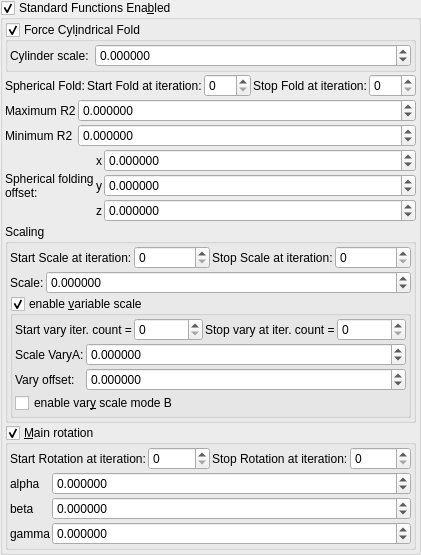
    <widget class="MyGroupBox" name="groupCheck_transf_function_enabledAy">
     <property name="title">
      <string>Standard Functions Ena&amp;bled</string>
     </property>
     <property name="checkable">
      <bool>true</bool>
     </property>
     <layout class="QVBoxLayout" name="verticalLayout_12" stretch="0,0,0,0,0,0">
      <property name="spacing">
       <number>2</number>
      </property>
      <property name="leftMargin">
       <number>2</number>
      </property>
      <property name="topMargin">
       <number>2</number>
      </property>
      <property name="rightMargin">
       <number>2</number>
      </property>
      <property name="bottomMargin">
       <number>2</number>
      </property>
      <item>
       <widget class="MyGroupBox" name="groupCheck_transf_function_enabled_false">
        <property name="font">
         <font>
          <weight>50</weight>
          <bold>false</bold>
         </font>
        </property>
        <property name="title">
         <string>Force Cyl&amp;indrical Fold</string>
        </property>
        <property name="checkable">
         <bool>true</bool>
        </property>
        <layout class="QVBoxLayout" name="verticalLayout_10">
         <property name="leftMargin">
          <number>2</number>
         </property>
         <property name="topMargin">
          <number>2</number>
         </property>
         <property name="rightMargin">
          <number>2</number>
         </property>
         <property name="bottomMargin">
          <number>2</number>
         </property>
         <item>
          <layout class="QGridLayout" name="gridLayout_22" columnstretch="0,1">
           <item row="1" column="1">
            <widget class="MyDoubleSpinBox" name="spinbox_transf_scaleB_1">
             <property name="sizePolicy">
              <sizepolicy hsizetype="Minimum" vsizetype="Maximum">
               <horstretch>0</horstretch>
               <verstretch>0</verstretch>
              </sizepolicy>
             </property>
             <property name="prefix">
              <string/>
             </property>
             <property name="decimals">
              <number>6</number>
             </property>
             <property name="minimum">
              <double>-99.989999999999995</double>
             </property>
             <property name="singleStep">
              <double>0.100000000000000</double>
             </property>
            </widget>
           </item>
           <item row="1" column="0">
            <widget class="QLabel" name="label_20">
             <property name="text">
              <string>Cylinder scale:</string>
             </property>
            </widget>
           </item>
          </layout>
         </item>
        </layout>
       </widget>
      </item>
      <item>
       <layout class="QGridLayout" name="gridLayout_14" columnstretch="0,0,1,0,1">
        <item row="2" column="1">
         <widget class="QLabel" name="label_67">
          <property name="text">
           <string>Start Fold at iteration:</string>
          </property>
         </widget>
        </item>
        <item row="2" column="3">
         <widget class="QLabel" name="label_49">
          <property name="text">
           <string>Stop Fold at iteration:</string>
          </property>
         </widget>
        </item>
        <item row="2" column="0">
         <widget class="QLabel" name="label_21">
          <property name="text">
           <string>Spherical Fold:</string>
          </property>
         </widget>
        </item>
        <item row="2" column="2">
         <widget class="MySpinBox" name="spinboxInt_transf_start_iterations_M">
          <property name="sizePolicy">
           <sizepolicy hsizetype="Minimum" vsizetype="Maximum">
            <horstretch>0</horstretch>
            <verstretch>0</verstretch>
           </sizepolicy>
          </property>
          <property name="maximum">
           <number>999</number>
          </property>
         </widget>
        </item>
        <item row="2" column="4">
         <widget class="MySpinBox" name="spinboxInt_transf_stop_iterations_M">
          <property name="sizePolicy">
           <sizepolicy hsizetype="Minimum" vsizetype="Maximum">
            <horstretch>0</horstretch>
            <verstretch>0</verstretch>
           </sizepolicy>
          </property>
          <property name="maximum">
           <number>999</number>
          </property>
         </widget>
        </item>
       </layout>
      </item>
      <item>
       <layout class="QGridLayout" name="gridLayout_2" columnstretch="0,1" columnminimumwidth="0,0">
        <item row="1" column="1">
         <widget class="MyDoubleSpinBox" name="spinbox_transf_minR2_p25">
          <property name="sizePolicy">
           <sizepolicy hsizetype="Minimum" vsizetype="Maximum">
            <horstretch>0</horstretch>
            <verstretch>0</verstretch>
           </sizepolicy>
          </property>
          <property name="prefix">
           <string/>
          </property>
          <property name="decimals">
           <number>6</number>
          </property>
          <property name="minimum">
           <double>-99.989999999999995</double>
          </property>
          <property name="singleStep">
           <double>0.100000000000000</double>
          </property>
         </widget>
        </item>
        <item row="0" column="0">
         <widget class="QLabel" name="label_16">
          <property name="text">
           <string>Maximum R2</string>
          </property>
         </widget>
        </item>
        <item row="1" column="0">
         <widget class="QLabel" name="label_47">
          <property name="text">
           <string>Minimum R2</string>
          </property>
         </widget>
        </item>
        <item row="0" column="1">
         <widget class="MyDoubleSpinBox" name="spinbox_transf_maxR2_1">
          <property name="sizePolicy">
           <sizepolicy hsizetype="Minimum" vsizetype="Maximum">
            <horstretch>0</horstretch>
            <verstretch>0</verstretch>
           </sizepolicy>
          </property>
          <property name="prefix">
           <string/>
          </property>
          <property name="decimals">
           <number>6</number>
          </property>
          <property name="minimum">
           <double>-99.989999999999995</double>
          </property>
          <property name="singleStep">
           <double>0.100000000000000</double>
          </property>
         </widget>
        </item>
       </layout>
      </item>
      <item>
       <layout class="QGridLayout" name="gridLayout_15" columnstretch="0,0,1">
        <property name="spacing">
         <number>2</number>
        </property>
        <item row="3" column="2">
         <widget class="MyDoubleSpinBox" name="spinbox3_mandelbox_offset_x">
          <property name="sizePolicy">
           <sizepolicy hsizetype="Minimum" vsizetype="Maximum">
            <horstretch>0</horstretch>
            <verstretch>0</verstretch>
           </sizepolicy>
          </property>
          <property name="prefix">
           <string/>
          </property>
          <property name="suffix">
           <string/>
          </property>
          <property name="decimals">
           <number>6</number>
          </property>
          <property name="minimum">
           <double>-99.989999999999995</double>
          </property>
          <property name="maximum">
           <double>99.989999999999995</double>
          </property>
          <property name="singleStep">
           <double>0.100000000000000</double>
          </property>
         </widget>
        </item>
        <item row="3" column="0" rowspan="3">
         <widget class="QLabel" name="label_15">
          <property name="text">
           <string>Spherical folding
offset:</string>
          </property>
         </widget>
        </item>
        <item row="4" column="1">
         <widget class="QLabel" name="label_116">
          <property name="sizePolicy">
           <sizepolicy hsizetype="Preferred" vsizetype="Preferred">
            <horstretch>0</horstretch>
            <verstretch>0</verstretch>
           </sizepolicy>
          </property>
          <property name="text">
           <string notr="true">y</string>
          </property>
          <property name="alignment">
           <set>Qt::AlignRight|Qt::AlignTrailing|Qt::AlignVCenter</set>
          </property>
         </widget>
        </item>
        <item row="5" column="1">
         <widget class="QLabel" name="label_117">
          <property name="sizePolicy">
           <sizepolicy hsizetype="Preferred" vsizetype="Preferred">
            <horstretch>0</horstretch>
            <verstretch>0</verstretch>
           </sizepolicy>
          </property>
          <property name="text">
           <string notr="true">z</string>
          </property>
          <property name="alignment">
           <set>Qt::AlignRight|Qt::AlignTrailing|Qt::AlignVCenter</set>
          </property>
         </widget>
        </item>
        <item row="3" column="1">
         <widget class="QLabel" name="label_115">
          <property name="sizePolicy">
           <sizepolicy hsizetype="Preferred" vsizetype="Preferred">
            <horstretch>0</horstretch>
            <verstretch>0</verstretch>
           </sizepolicy>
          </property>
          <property name="text">
           <string notr="true">x</string>
          </property>
          <property name="alignment">
           <set>Qt::AlignRight|Qt::AlignTrailing|Qt::AlignVCenter</set>
          </property>
         </widget>
        </item>
        <item row="4" column="2">
         <widget class="MyDoubleSpinBox" name="spinbox3_mandelbox_offset_y">
          <property name="sizePolicy">
           <sizepolicy hsizetype="Minimum" vsizetype="Maximum">
            <horstretch>0</horstretch>
            <verstretch>0</verstretch>
           </sizepolicy>
          </property>
          <property name="prefix">
           <string/>
          </property>
          <property name="suffix">
           <string/>
          </property>
          <property name="decimals">
           <number>6</number>
          </property>
          <property name="minimum">
           <double>-99.989999999999995</double>
          </property>
          <property name="maximum">
           <double>99.989999999999995</double>
          </property>
          <property name="singleStep">
           <double>0.100000000000000</double>
          </property>
         </widget>
        </item>
        <item row="5" column="2">
         <widget class="MyDoubleSpinBox" name="spinbox3_mandelbox_offset_z">
          <property name="sizePolicy">
           <sizepolicy hsizetype="Minimum" vsizetype="Maximum">
            <horstretch>0</horstretch>
            <verstretch>0</verstretch>
           </sizepolicy>
          </property>
          <property name="prefix">
           <string/>
          </property>
          <property name="suffix">
           <string/>
          </property>
          <property name="decimals">
           <number>6</number>
          </property>
          <property name="minimum">
           <double>-99.989999999999995</double>
          </property>
          <property name="maximum">
           <double>99.989999999999995</double>
          </property>
          <property name="singleStep">
           <double>0.100000000000000</double>
          </property>
         </widget>
        </item>
       </layout>
      </item>
      <item>
       <widget class="QGroupBox" name="groupBox_3">
        <property name="title">
         <string>Scaling</string>
        </property>
        <layout class="QVBoxLayout" name="verticalLayout_13" stretch="0,0,0">
         <property name="spacing">
          <number>2</number>
         </property>
         <property name="leftMargin">
          <number>2</number>
         </property>
         <property name="topMargin">
          <number>2</number>
         </property>
         <property name="rightMargin">
          <number>2</number>
         </property>
         <property name="bottomMargin">
          <number>2</number>
         </property>
         <item>
          <layout class="QGridLayout" name="gridLayout_13" columnstretch="0,1,0,1">
           <item row="1" column="2">
            <widget class="QLabel" name="label_48">
             <property name="text">
              <string>Stop Scale at iteration:</string>
             </property>
            </widget>
           </item>
           <item row="1" column="0">
            <widget class="QLabel" name="label_66">
             <property name="text">
              <string>Start Scale at iteration:</string>
             </property>
            </widget>
           </item>
           <item row="1" column="1">
            <widget class="MySpinBox" name="spinboxInt_transf_start_iterations_S">
             <property name="sizePolicy">
              <sizepolicy hsizetype="Minimum" vsizetype="Maximum">
               <horstretch>0</horstretch>
               <verstretch>0</verstretch>
              </sizepolicy>
             </property>
             <property name="maximum">
              <number>999</number>
             </property>
            </widget>
           </item>
           <item row="1" column="3">
            <widget class="MySpinBox" name="spinboxInt_transf_stop_iterations_S">
             <property name="sizePolicy">
              <sizepolicy hsizetype="Minimum" vsizetype="Maximum">
               <horstretch>0</horstretch>
               <verstretch>0</verstretch>
              </sizepolicy>
             </property>
             <property name="maximum">
              <number>999</number>
             </property>
            </widget>
           </item>
          </layout>
         </item>
         <item>
          <layout class="QGridLayout" name="gridLayout_17" columnstretch="0,1">
           <property name="spacing">
            <number>2</number>
           </property>
           <item row="1" column="0">
            <widget class="QLabel" name="label_8">
             <property name="text">
              <string>Scale:</string>
             </property>
            </widget>
           </item>
           <item row="1" column="1">
            <widget class="MyDoubleSpinBox" name="spinbox_mandelbox_scale">
             <property name="sizePolicy">
              <sizepolicy hsizetype="Minimum" vsizetype="Maximum">
               <horstretch>0</horstretch>
               <verstretch>0</verstretch>
              </sizepolicy>
             </property>
             <property name="prefix">
              <string/>
             </property>
             <property name="suffix">
              <string/>
             </property>
             <property name="decimals">
              <number>6</number>
             </property>
             <property name="minimum">
              <double>-99.998999999999995</double>
             </property>
             <property name="maximum">
              <double>99.998999999999995</double>
             </property>
             <property name="singleStep">
              <double>0.100000000000000</double>
             </property>
            </widget>
           </item>
          </layout>
         </item>
         <item>
          <widget class="MyGroupBox" name="groupCheck_transf_function_enabledF_false">
           <property name="title">
            <string>enable &amp;variable scale</string>
           </property>
           <property name="checkable">
            <bool>true</bool>
           </property>
           <layout class="QVBoxLayout" name="verticalLayout_15" stretch="0,0">
            <property name="spacing">
             <number>2</number>
            </property>
            <property name="leftMargin">
             <number>2</number>
            </property>
            <property name="topMargin">
             <number>2</number>
            </property>
            <property name="rightMargin">
             <number>2</number>
            </property>
            <property name="bottomMargin">
             <number>2</number>
            </property>
            <item>
             <layout class="QHBoxLayout" name="horizontalLayout" stretch="0,1,0,1">
              <property name="topMargin">
               <number>0</number>
              </property>
              <item>
               <widget class="QLabel" name="label_74">
                <property name="text">
                 <string>Start vary iter. count =</string>
                </property>
                <property name="wordWrap">
                 <bool>true</bool>
                </property>
               </widget>
              </item>
              <item>
               <widget class="MySpinBox" name="spinboxInt_transf_start_iterations_Y">
                <property name="sizePolicy">
                 <sizepolicy hsizetype="Minimum" vsizetype="Maximum">
                  <horstretch>0</horstretch>
                  <verstretch>0</verstretch>
                 </sizepolicy>
                </property>
                <property name="minimum">
                 <number>0</number>
                </property>
                <property name="maximum">
                 <number>999</number>
                </property>
                <property name="value">
                 <number>0</number>
                </property>
               </widget>
              </item>
              <item>
               <widget class="QLabel" name="label_59">
                <property name="text">
                 <string>Stop vary at iter. count =</string>
                </property>
                <property name="wordWrap">
                 <bool>true</bool>
                </property>
               </widget>
              </item>
              <item>
               <widget class="MySpinBox" name="spinboxInt_transf_stop_iterations_Y">
                <property name="sizePolicy">
                 <sizepolicy hsizetype="Preferred" vsizetype="Maximum">
                  <horstretch>0</horstretch>
                  <verstretch>0</verstretch>
                 </sizepolicy>
                </property>
                <property name="maximum">
                 <number>999</number>
                </property>
               </widget>
              </item>
             </layout>
            </item>
            <item>
             <layout class="QGridLayout" name="gridLayout_31" columnstretch="0,1">
              <property name="spacing">
               <number>2</number>
              </property>
              <item row="3" column="0" colspan="2">
               <widget class="QCheckBox" name="checkBox_transf_function_enabledM_false">
                <property name="text">
                 <string>enable var&amp;y scale mode B</string>
                </property>
               </widget>
              </item>
              <item row="1" column="1">
               <widget class="MyDoubleSpinBox" name="spinbox_transf_scale_vary_0">
                <property name="sizePolicy">
                 <sizepolicy hsizetype="Minimum" vsizetype="Maximum">
                  <horstretch>0</horstretch>
                  <verstretch>0</verstretch>
                 </sizepolicy>
                </property>
                <property name="prefix">
                 <string/>
                </property>
                <property name="suffix">
                 <string/>
                </property>
                <property name="decimals">
                 <number>6</number>
                </property>
                <property name="minimum">
                 <double>-100000.000000000000000</double>
                </property>
                <property name="maximum">
                 <double>100000.000000000000000</double>
                </property>
                <property name="singleStep">
                 <double>0.100000000000000</double>
                </property>
               </widget>
              </item>
              <item row="2" column="0">
               <widget class="QLabel" name="label_150">
                <property name="text">
                 <string>Vary offset:</string>
                </property>
               </widget>
              </item>
              <item row="2" column="1">
               <widget class="MyDoubleSpinBox" name="spinbox_transf_scaleC_1">
                <property name="sizePolicy">
                 <sizepolicy hsizetype="Minimum" vsizetype="Maximum">
                  <horstretch>0</horstretch>
                  <verstretch>0</verstretch>
                 </sizepolicy>
                </property>
                <property name="prefix">
                 <string/>
                </property>
                <property name="suffix">
                 <string/>
                </property>
                <property name="decimals">
                 <number>6</number>
                </property>
                <property name="minimum">
                 <double>-100000.000000000000000</double>
                </property>
                <property name="maximum">
                 <double>100000.000000000000000</double>
                </property>
                <property name="singleStep">
                 <double>0.100000000000000</double>
                </property>
               </widget>
              </item>
              <item row="1" column="0">
               <widget class="QLabel" name="label_145">
                <property name="text">
                 <string>Scale VaryA:</string>
                </property>
               </widget>
              </item>
             </layout>
            </item>
           </layout>
          </widget>
         </item>
        </layout>
       </widget>
      </item>
      <item>
       <widget class="MyGroupBox" name="groupCheck_mandelbox_main_rotation_enabled">
        <property name="title">
         <string>&amp;Main rotation</string>
        </property>
        <property name="checkable">
         <bool>true</bool>
        </property>
        <layout class="QVBoxLayout" name="verticalLayout_3" stretch="0,0">
         <property name="spacing">
          <number>2</number>
         </property>
         <property name="leftMargin">
          <number>2</number>
         </property>
         <property name="topMargin">
          <number>2</number>
         </property>
         <property name="rightMargin">
          <number>2</number>
         </property>
         <property name="bottomMargin">
          <number>2</number>
         </property>
         <item>
          <layout class="QGridLayout" name="gridLayout" columnstretch="0,0,0,0,0">
           <item row="0" column="1">
            <widget class="MySpinBox" name="spinboxInt_transf_start_iterations_R">
             <property name="sizePolicy">
              <sizepolicy hsizetype="Minimum" vsizetype="Maximum">
               <horstretch>0</horstretch>
               <verstretch>0</verstretch>
              </sizepolicy>
             </property>
             <property name="maximum">
              <number>999</number>
             </property>
            </widget>
           </item>
           <item row="0" column="2">
            <widget class="QLabel" name="label_248">
             <property name="text">
              <string>Stop Rotation at iteration:</string>
             </property>
            </widget>
           </item>
           <item row="0" column="4">
            <widget class="MySpinBox" name="spinboxInt_transf_stop_iterations_R">
             <property name="sizePolicy">
              <sizepolicy hsizetype="Minimum" vsizetype="Maximum">
               <horstretch>0</horstretch>
               <verstretch>0</verstretch>
              </sizepolicy>
             </property>
             <property name="maximum">
              <number>999</number>
             </property>
            </widget>
           </item>
           <item row="0" column="0">
            <widget class="QLabel" name="label_249">
             <property name="text">
              <string>Start Rotation at iteration:</string>
             </property>
            </widget>
           </item>
          </layout>
         </item>
         <item>
          <layout class="QGridLayout" name="gridLayout_21" columnstretch="0,1">
           <property name="spacing">
            <number>2</number>
           </property>
           <item row="1" column="0">
            <widget class="QLabel" name="label_43">
             <property name="text">
              <string notr="true">alpha</string>
             </property>
            </widget>
           </item>
           <item row="2" column="0">
            <widget class="QLabel" name="label_44">
             <property name="text">
              <string notr="true">beta</string>
             </property>
            </widget>
           </item>
           <item row="3" column="0">
            <widget class="QLabel" name="label_45">
             <property name="text">
              <string notr="true">gamma</string>
             </property>
            </widget>
           </item>
           <item row="1" column="1">
            <widget class="MyDoubleSpinBox" name="spinboxd3_mandelbox_rotation_main_x">
             <property name="sizePolicy">
              <sizepolicy hsizetype="Minimum" vsizetype="Maximum">
               <horstretch>0</horstretch>
               <verstretch>0</verstretch>
              </sizepolicy>
             </property>
             <property name="prefix">
              <string/>
             </property>
             <property name="suffix">
              <string/>
             </property>
             <property name="decimals">
              <number>6</number>
             </property>
             <property name="minimum">
              <double>-180.000000000000000</double>
             </property>
             <property name="maximum">
              <double>180.000000000000000</double>
             </property>
             <property name="singleStep">
              <double>1.000000000000000</double>
             </property>
            </widget>
           </item>
           <item row="2" column="1">
            <widget class="MyDoubleSpinBox" name="spinboxd3_mandelbox_rotation_main_y">
             <property name="sizePolicy">
              <sizepolicy hsizetype="Minimum" vsizetype="Maximum">
               <horstretch>0</horstretch>
               <verstretch>0</verstretch>
              </sizepolicy>
             </property>
             <property name="prefix">
              <string/>
             </property>
             <property name="suffix">
              <string/>
             </property>
             <property name="decimals">
              <number>6</number>
             </property>
             <property name="minimum">
              <double>-180.000000000000000</double>
             </property>
             <property name="maximum">
              <double>180.000000000000000</double>
             </property>
             <property name="singleStep">
              <double>1.000000000000000</double>
             </property>
            </widget>
           </item>
           <item row="3" column="1">
            <widget class="MyDoubleSpinBox" name="spinboxd3_mandelbox_rotation_main_z">
             <property name="sizePolicy">
              <sizepolicy hsizetype="Minimum" vsizetype="Maximum">
               <horstretch>0</horstretch>
               <verstretch>0</verstretch>
              </sizepolicy>
             </property>
             <property name="prefix">
              <string/>
             </property>
             <property name="suffix">
              <string/>
             </property>
             <property name="decimals">
              <number>6</number>
             </property>
             <property name="minimum">
              <double>-180.000000000000000</double>
             </property>
             <property name="maximum">
              <double>180.000000000000000</double>
             </property>
             <property name="singleStep">
              <double>1.000000000000000</double>
             </property>
            </widget>
           </item>
          </layout>
         </item>
        </layout>
       </widget>
      </item>
     </layout>
    </widget>
